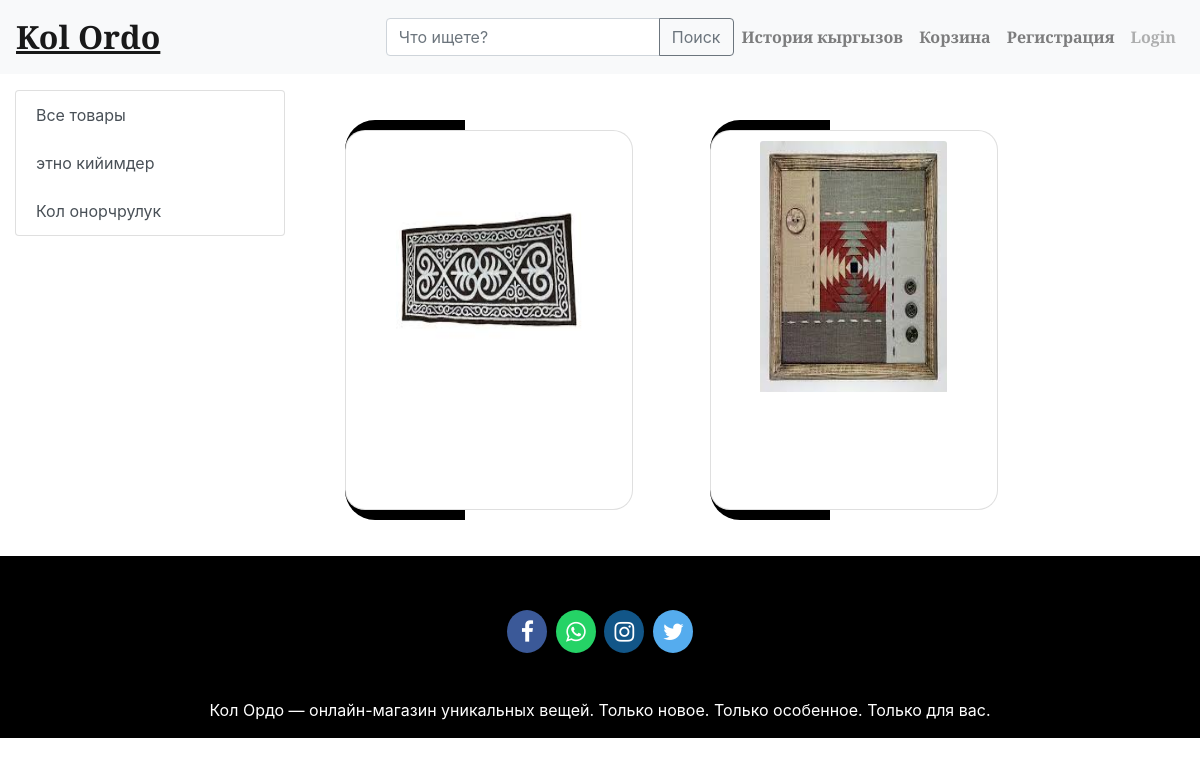
The app's page /store with its own data.
### store/models/category.py (models this page shows, shortened)
class Category(models.Model):
    name = models.CharField(max_length=20)
    @staticmethod
    def get_all_categories():
        return Category.objects.all()

### store/models/product.py (models this page shows, shortened)
class Product(models.Model):
    name = models.CharField(max_length=50)
    price = models.IntegerField(default=0)
    category = models.ForeignKey(Category, on_delete=models.CASCADE, default=1)
    description = models.CharField(max_length=200, default='' , null=True , blank=True)
    image = models.ImageField(upload_to='uploads/products/')
    @staticmethod
    def get_all_products():
        return Product.objects.all()

### store/views/home.py (the view)
# urls.py: path('' , include('store.urls'))
def store(request):
    cart = request.session.get('cart')
    if not cart:
        request.session['cart'] = {}
    products = None
    categories = Category.get_all_categories()
    categoryID = request.GET.get('category')
    if categoryID:
        products = Product.get_all_products_by_categoryid(categoryID)
    else:
        products = Product.get_all_products();
    histories = History.objects.all()
    data = {}
    data['products'] = products
    data['categories'] = categories
    data['histories'] = histories
    print('you are : ', request.session.get('email'))
    return render(request, 'index.html', data)

### store/templatetags/cart.py (called while the page is built)
@register.filter(name='is_in_cart')
def is_in_cart(product  , cart):
    keys = cart.keys()
    for id in keys:
        if int(id) == product.id:
            return True
    return False;

### store/templatetags/custom_filter.py (called while the page is built)
@register.filter(name='currency')
def currency(number):
    return str(number) + "сом"

### store/templates/index.html (shortened to what this page needs)
{% extends 'base.html' %}
{% block content %}
{% load cart %}
{% load custom_filter %}
<div class="container-fluid mt-3">
	<div class="row">
		<div class="col-lg-3 mx-auto">
			<div class="list-group">
				<a href="/" class="list-group-item list-group-item-action">Все товары</a>
				{% for category in categories %}
				<a href="/?category={{category.id}}"
					class="list-group-item list-group-item-action">{{category.name}}</a>
				{% endfor %}
			</div>
		</div>
		<div id='products' class="col-lg-9 mx-auto">
			{% for product in products %}
			<div class="cardBox">
				<div class="card" id={{product.id}} style="width: 18rem;">
					<img class="card-img-top" style="width: 70%;height: 70%;"src="{{product.image.url}}" alt="Card image cap">
				</div>
			</div>
			{% endfor %}
		</div>
	</div>
</div>
{% endblock %}

### store/templates/index.html (style rules this page uses)
.cardBox { width: 300px; height: 400px; position: relative; display: inline-flex; place-items: center; overflow: hidden; margin: 30px; border-radius: 30px; }
.card { position: absolute; width: 95%; height: 95%; background:white; border-radius: 20px; z-index: 5; display: inline-block; align-items: center; flex-direction: initial; text-align: center; color: black; overflow: hidden; padding: 10px; cursor: pointer; }
.cardBox::before { content: ""; position: absolute; width: 40%; height: 160%; background: black; background: -webkit-linear-gradient(to right, black); background: linear-gradient(to right,black); animation: glowing01 5s linear infinite; transform-origin: center; animation: glowing 5s linear infinite; }

### records on screen
Category: name "этно кийимдер"
Category: name "Кол онорчрулук"
Product: {{ product.id }} 1 (drawn), image (picture)
Product: image (picture)
